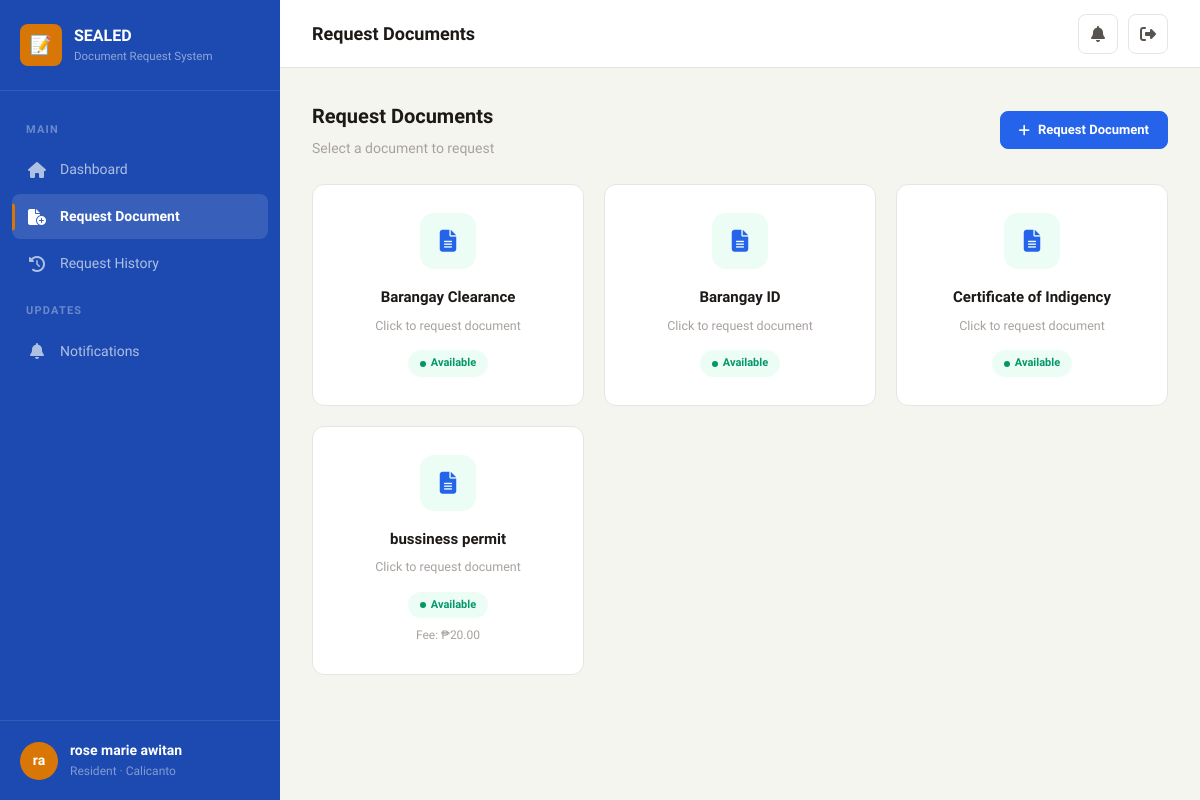
The app's page /resident/request/ (signed in), older data.
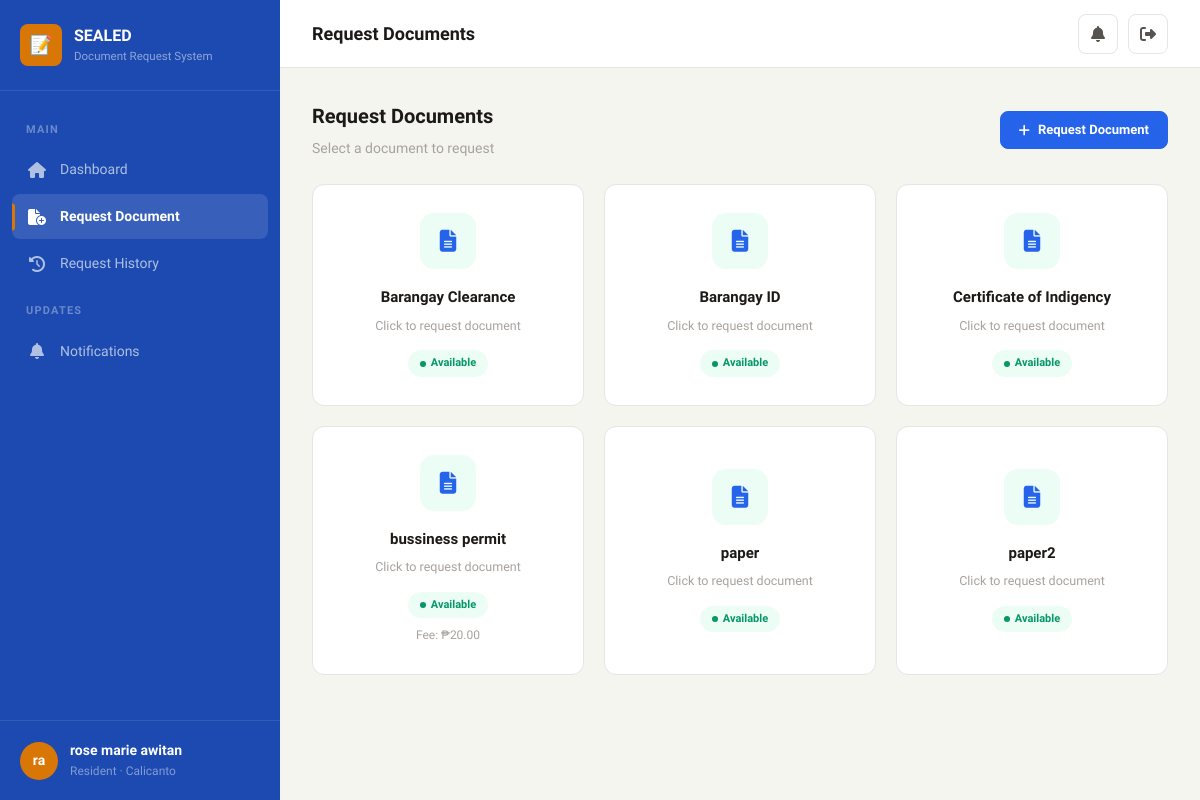
The same page, newer data.
### brgy/models.py (models this page shows, shortened)
class DocumentType(models.Model):
    id = models.UUIDField(primary_key=True, default=uuid.uuid4, editable=False)
    name = models.CharField(max_length=200)
    description = models.TextField(blank=True)
    requirements = models.TextField(blank=True, help_text="One requirement per line")
    fee = models.DecimalField(max_digits=10, decimal_places=2, default=0, null=True, blank=True)
    is_active = models.BooleanField(default=True)
    barangay = models.ForeignKey(Barangay, on_delete=models.CASCADE, related_name='document_types')
    template_file = models.FileField(
        upload_to='document_templates/',
        blank=True,
        null=True,
        help_text="Upload a .docx template for this document"
    )
    created_at = models.DateTimeField(auto_now_add=True)
    class Meta:
        ordering = ['name']

### brgy/views.py (the view)
# urls.py: path('resident/request/', views.request_document, name='request_document'),
@login_required
@role_required('resident')
def request_document(request):
    user = request.user
    if not user.is_verified_resident:
        messages.warning(request, 'Your account must be verified before you can request documents.')
        return redirect('resident_dashboard')
    doc_types = DocumentType.objects.filter(barangay=user.barangay, is_active=True)
    return render(request, 'brgy/resident/request_document.html', {'doc_types': doc_types})

### brgy/context_processors.py (called while the page is built)
def brgy_context(request):
    context = {}
    if request.user.is_authenticated:
        unread_count = Notification.objects.filter(user=request.user, is_read=False).count()
        recent_notifications = Notification.objects.filter(user=request.user)[:5]
        context['unread_notification_count'] = unread_count
        context['recent_notifications'] = recent_notifications
    return context

### brgy/models.py (called while the page is built)
    @property
    def is_verified_resident(self):
        return self.role == 'resident' and self.verification_status == 'approved'

    @property
    def display_name(self):
        return self.get_full_name() or self.username

### brgy/views.py (called while the page is built)
def role_required(*roles):
    def decorator(view_func):
        @wraps(view_func)
        def wrapper(request, *args, **kwargs):
            if not request.user.is_authenticated:
                return redirect('login')
            if request.user.role not in roles:
                messages.error(request, 'You do not have permission to access that page.')
                return redirect('dashboard')
            return view_func(request, *args, **kwargs)
        return wrapper
    return decorator

### brgy/templates/brgy/resident/request_document.html (shortened to what this page needs)
{% extends 'brgy/base.html' %}
{% block nav_res_request %}active{% endblock %}
{% block page_title %}Request Documents{% endblock %}
{% block content %}
<div style="display:flex; justify-content:space-between; align-items:center; margin-bottom:24px; flex-wrap:wrap; gap:10px;">
    <div>
        <h2 style="font-size:20px;font-weight:800;color:var(--text);margin-bottom:4px;">Request Documents</h2>
        <p class="text-sm text-muted">Select a document to request</p>
    </div>
    <button onclick="openModal()" class="btn btn-primary">
        <i class="fa-solid fa-plus"></i> Request Document
    </button>
</div>
{% if doc_types %}
<div class="doc-grid">
    {% for dt in doc_types %}
    <div class="doc-card" onclick="openModal('{{ dt.id }}', '{{ dt.name }}')">
        <div class="doc-card-icon">
            <i class="fa-solid fa-file-lines"></i>
        </div>
        <h3>{{ dt.name }}</h3>
        <p>Click to request document</p>
        <span class="doc-badge">Available</span>
        {% if dt.fee %}
        <div class="doc-card-fee">Fee: &#8369;{{ dt.fee|floatformat:2 }}</div>
        {% endif %}
    </div>
    {% endfor %}
</div>
{% else %}
<div class="empty-state">
    <i class="fa-solid fa-file-circle-xmark"></i>
    <h4>No Documents Available</h4>
    <p>There are no document types available for your barangay yet. Please check back later.</p>
</div>
{% endif %}
{% endblock %}

Row changes from the older to the newer data that the page shows:
added DocumentType: name "paper"
added DocumentType: name "paper2"
